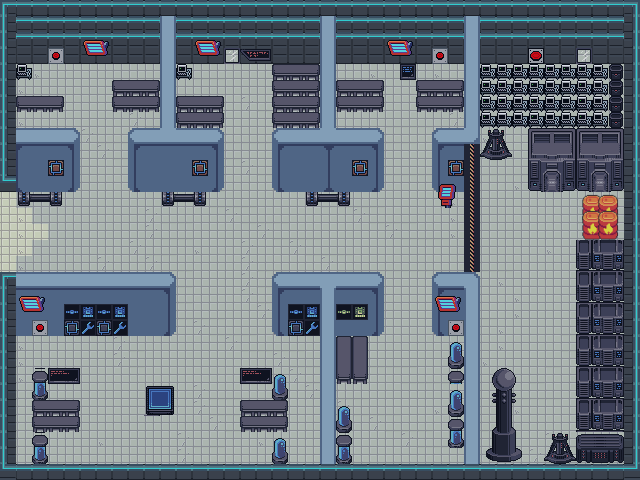

Below is a game level as drawn by its tile map, then a one-line description and the .tmx that defines it (tile-layer data replaced by summaries):
An orthogonal 40x30 tile map with 16x16 px tiles, 6 tile layers (chão, paredes, objetos, objetos2, ...), 13 tilesets and 53 objects (vida, puzzle_hospital).

<map version="1.10" tiledversion="1.11.2" orientation="orthogonal" renderorder="right-down" width="40" height="30" tilewidth="16" tileheight="16" infinite="0" nextlayerid="13" nextobjectid="68">
 <editorsettings>
  <export target="hospital_fechado.json" format="json" />
 </editorsettings>
 <tileset firstgid="1" name="wallstiles" tilewidth="16" tileheight="16" tilecount="20" columns="4">
  <image source="../tiles/hospital/wallstiles.png" width="64" height="80" />
 </tileset>
 <tileset firstgid="21" name="wall" tilewidth="16" tileheight="16" tilecount="13616" columns="148">
  <image source="../tiles/hospital/wall.png" width="2368" height="1472" />
 </tileset>
 <tileset firstgid="13637" name="computer_spritesheet" tilewidth="16" tileheight="16" tilecount="2" columns="2">
  <image source="../tiles/hospital/computer_spritesheet.png" width="32" height="16" />
 </tileset>
 <tileset firstgid="13639" name="button_medium_spritesheet" tilewidth="16" tileheight="16" tilecount="2" columns="2">
  <image source="../tiles/hospital/button_medium_spritesheet.png" width="32" height="16" />
 </tileset>
 <tileset firstgid="13641" name="button_large_spritesheet" tilewidth="16" tileheight="16" tilecount="2" columns="2">
  <image source="../tiles/hospital/button_large_spritesheet.png" width="32" height="16" />
 </tileset>
 <tileset firstgid="13643" name="Walls+Roofs" tilewidth="16" tileheight="16" tilecount="1024" columns="32">
  <image source="../tiles/hospital/Walls+Roofs.png" width="512" height="512" />
 </tileset>
 <tileset firstgid="14667" name="Space and other animated objects" tilewidth="16" tileheight="16" tilecount="1024" columns="32">
  <image source="../tiles/hospital/Space and other animated objects.png" width="512" height="512" />
 </tileset>
 <tileset firstgid="15691" name="Screen2" tilewidth="16" tileheight="16" tilecount="16" columns="8">
  <image source="../tiles/hospital/Screen2.png" width="128" height="42" />
 </tileset>
 <tileset firstgid="15707" name="Screen1" tilewidth="16" tileheight="16" tilecount="16" columns="8">
  <image source="../tiles/hospital/Screen1.png" width="128" height="32" />
 </tileset>
 <tileset firstgid="15723" name="Sci-Fi-Dungeon" tilewidth="16" tileheight="16" tilecount="3200" columns="40">
  <image source="../tiles/hospital/Sci-Fi-Dungeon.png" width="640" height="1280" />
 </tileset>
 <tileset firstgid="18923" name="Floor+Objects" tilewidth="16" tileheight="16" tilecount="1024" columns="32">
  <image source="../tiles/hospital/Floor+Objects.png" width="512" height="512" />
 </tileset>
 <tileset firstgid="19947" name="endery tileset" tilewidth="16" tileheight="16" tilecount="72" columns="12">
  <image source="../tiles/hospital/endery tileset.png" width="192" height="96" />
 </tileset>
 <tileset firstgid="20019" name="galao" tilewidth="16" tileheight="16" tilecount="16" columns="4">
  <image source="../assets/tiles/hospital/galao.png" trans="c8c8c8" width="64" height="64" />
 </tileset>
 <layer id="1" name="chão" width="40" height="30">
  <data>[1200 cells, 1200 non-empty, 10 distinct tile ids]</data>
 </layer>
 <layer id="2" name="paredes" width="40" height="30">
  <data>[1200 cells, 445 non-empty, 124 distinct tile ids]</data>
 </layer>
 <layer id="3" name="objetos" width="40" height="30">
  <data>[1200 cells, 280 non-empty, 95 distinct tile ids]</data>
 </layer>
 <layer id="10" name="objetos2" width="40" height="30">
  <data>[1200 cells, 8 non-empty, 8 distinct tile ids]</data>
 </layer>
 <layer id="9" name="objetos3" width="40" height="30">
  <data>[1200 cells, 4 non-empty, 4 distinct tile ids]</data>
 </layer>
 <layer id="12" name="sombra" width="40" height="30" opacity="0.17">
  <data>[1200 cells, 1191 non-empty, 1 distinct tile ids]</data>
 </layer>
 <objectgroup id="4" name="solidos" visible="0">
  <object id="1" x="1.33333" y="5.33333" width="634.667" height="33.477" />
  <object id="2" x="464" y="42.7887" width="172" height="57.3477" />
  <object id="5" x="528" y="100.151" width="109.333" height="62.6667" />
  <object id="6" x="432" y="129.333" width="48.1724" height="35.9785" />
  <object id="9" x="482.379" y="104.309" width="25.477" height="30.6667" />
  <object id="10" x="437.667" y="186" width="16" height="5.39795" />
  <object id="11" x="464" y="129.692" width="17.3333" height="140.974" />
  <object id="13" x="462.667" y="273.333" width="17.3333" height="189.333" />
  <object id="14" x="572" y="241.333" width="69.3333" height="237.333" />
  <object id="15" x="621.333" y="194.667" width="17.3333" height="48" />
  <object id="16" x="481.333" y="365.333" width="42.6667" height="116" />
  <object id="17" x="542.667" y="430.667" width="28" height="48" />
  <object id="19" x="431.574" y="273.333" width="30.6667" height="29.5129" />
  <object id="20" x="268" y="372" width="21.3333" height="60" />
  <object id="21" x="446.667" y="342.667" width="16" height="85.0137" />
  <object id="22" x="240" y="401.333" width="25.3333" height="26.0731" />
  <object id="23" x="533.333" y="474.667" />
  <object id="24" x="4" y="466.667" width="478.667" height="14.6667" />
  <object id="25" x="4" y="272" width="12" height="194.667" />
  <object id="26" x="18.6667" y="270.667" width="154.667" height="36.1652" />
  <object id="27" x="269.333" y="437.333" width="20" height="24" />
  <object id="28" x="270" y="269" width="116" height="36.1652" />
  <object id="29" x="0" y="128" width="78.6667" height="36.158" />
  <object id="30" x="318.326" y="308.172" width="46.7025" height="46.6523" />
  <object id="31" x="125.333" y="129.333" width="98.6667" height="34.8247" />
  <object id="32" x="317.333" y="385.333" width="20" height="80" />
  <object id="34" x="274.667" y="129.333" width="106.667" height="34.8247" />
  <object id="35" x="1.33333" y="42.8175" width="13.3621" height="82.5159" />
  <object id="36" x="161.333" y="25.556" width="14.6667" height="102.437" />
  <object id="37" x="272" y="37.5057" width="64" height="85.6904" />
  <object id="38" x="337.699" y="404.727" width="13.3333" height="59.9929" />
  <object id="39" x="337.333" y="80" width="45.6996" height="25.9529" />
  <object id="40" x="400.909" y="50.9091" width="14.6667" height="12" />
  <object id="41" x="305.705" y="192.066" width="45.3333" height="12" />
  <object id="42" x="161.468" y="192.179" width="44" height="13.3333" />
  <object id="43" x="416.485" y="81.3333" width="54.1818" height="24.4923" />
  <object id="44" x="177.214" y="94.6667" width="46.6667" height="27.6382" />
  <object id="45" x="170.717" y="31.1006" width="18.6379" height="18.6379" />
  <object id="46" x="113.027" y="79.1531" width="49.3333" height="24.6124" />
  <object id="47" x="16.6125" y="95.1531" width="45.9341" height="11.033" />
  <object id="48" x="17" y="42.3333" width="16" height="10.6667" />
  <object id="49" x="18.1603" y="191.284" width="42.6667" height="13.3333" />
  <object id="50" x="30.6667" y="366.667" width="17.3333" height="97.3333" />
  <object id="51" x="48" y="366.667" width="33.3333" height="2.90694" />
  <object id="52" x="49.3333" y="398.667" width="32" height="28.8743" />
  <object id="53" x="142.333" y="383" width="33.3333" height="4.158" />
  <object id="54" x="241.333" y="369.333" width="28" height="2.7385" />
  <object id="62" x="-2.00686" y="150.386" width="5.3046" height="139.246" />
 </objectgroup>
 <objectgroup id="5" name="portais" visible="0">
  <object id="61" x="4.83251" y="210.115" width="17.8766" height="61.146">
   <properties>
    <property name="destino" value="cidade" />
    <property name="spawn_x" type="int" value="127" />
    <property name="spawn_y" type="int" value="654" />
   </properties>
  </object>
 </objectgroup>
 <objectgroup id="11" name="vida" visible="0">
  <!-- 1 objects omitted --></objectgroup>
 <objectgroup id="6" name="puzzle" visible="0">
  <!-- 1 objects omitted --></objectgroup>
 <objectgroup id="8" name="inimigos">
  <!-- 2 objects omitted --></objectgroup>
</map>
<!-- 4 of 53 objects omitted -->
